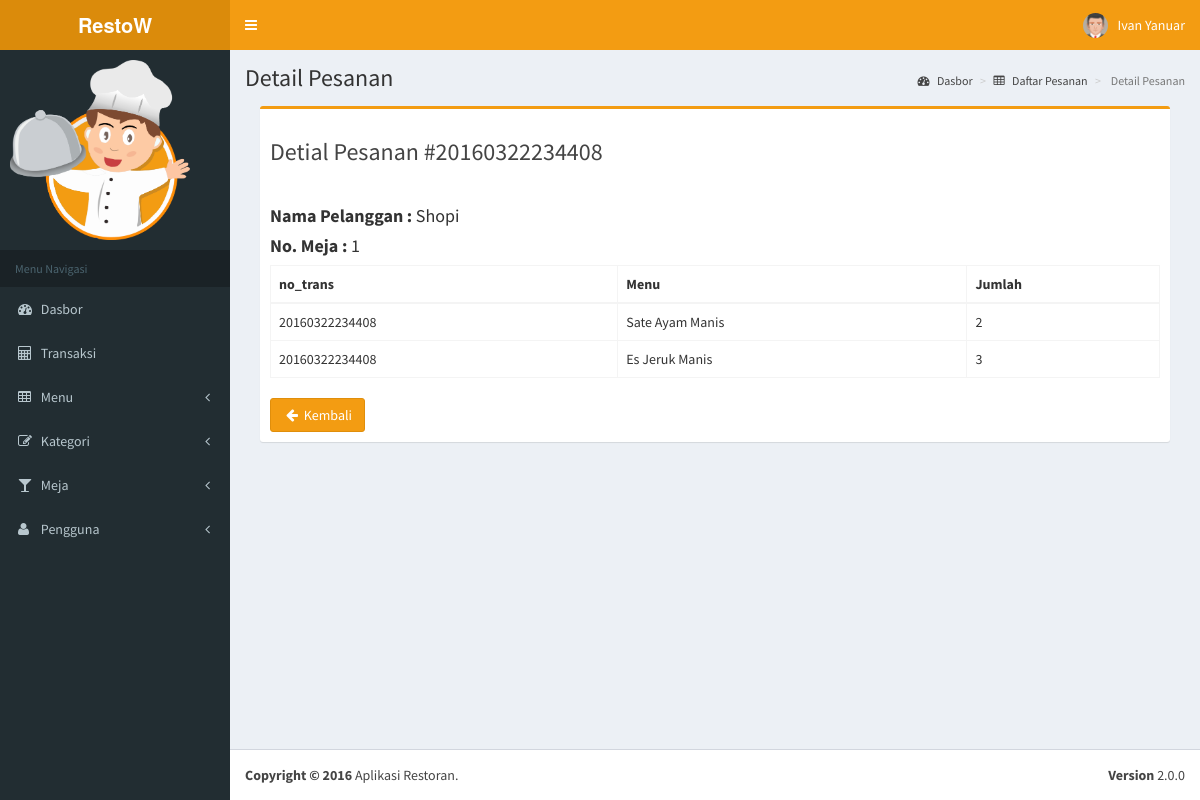
The page /admin/detail.php?no_trans=20160322234408 (signed in) on the database its author committed.
### tables this page shows
CREATE TABLE IF NOT EXISTS `transactions` (
  `no_trans` varchar(20) NOT NULL,
  `date` date NOT NULL,
  `name` varchar(25) NOT NULL,
  `no_table` int(5) NOT NULL,
  `s1` int(1) NOT NULL,
  `s2` int(1) NOT NULL,
  `gtotal` int(10) NOT NULL,
  `pay` int(10) NOT NULL,
  `refund` int(10) NOT NULL
);

CREATE TABLE IF NOT EXISTS `details` (
  `no_trans` varchar(20) NOT NULL,
  `id_menu` int(10) NOT NULL,
  `qty` int(10) NOT NULL
);

CREATE TABLE IF NOT EXISTS `menus` (
  `id_menu` int(10) NOT NULL,
  `nm_menu` varchar(50) NOT NULL,
  `image` varchar(255) NOT NULL,
  `id_category` int(10) NOT NULL,
  `stock` int(10) NOT NULL,
  `price` int(10) NOT NULL
);

### class/dbconfig.php (called while the page is built, shortened)
<?php
  class Database
  {
        ?>
        <?php
    public function is_logged_in()
    {
      if(isset($_SESSION['username']))
      {
        return true;
      }
    }
  }
?>

### class/transaction.php (called while the page is built, shortened)
<?php
  require_once 'dbconfig.php';
  class Transaction extends Database
  {
    private $conn;
    public function __construct()
    {
      $db = $this->dbConnection();
      $this->conn = $db;
    }
    public function getDetail($no_trans)
    {
      $stmt = $this->conn->prepare("SELECT * FROM details WHERE no_trans = :no_trans");
      $stmt->execute(array(":no_trans" => $no_trans));
      return $stmt;
    }
    public function getTransaction($no_trans)
    {
      $stmt = $this->conn->prepare("SELECT * FROM transactions WHERE no_trans = :no_trans");
      $stmt->execute(array(":no_trans" => $no_trans));
      return $stmt;
    }
  }
?>

### class/menu.php (called while the page is built, shortened)
<?php
  require_once('dbconfig.php');
  class Menu extends Database
  {
    private $conn;
    public function __construct()
    {
      $db = $this->dbConnection();
      $this->conn = $db;
    }
    public function getMenu($id_menu)
    {
      $stmt = $this->conn->prepare("SELECT * FROM menus WHERE id_menu = :id_menu");
      $stmt->execute(array(":id_menu" => $id_menu));
      return $stmt;
    }
  }
?>

### admin/detail.php (the view)
<?php
  require_once '../class/transaction.php';
  require_once '../class/menu.php';
  $trans = new Transaction();
  $menu = new Menu();
  if(!$trans->is_logged_in())
  {
    header('location: login.php');
  }else{
    if(isset($_GET['no_trans'])){
      include_once('core/head.php');
      include_once('core/header.php');
      include_once('core/sidebar.php');
      $no_trans = $_GET['no_trans'];
      $stmt = $trans->getTransaction($no_trans);
      $r = $stmt->fetch(PDO::FETCH_ASSOC);
?>
      <div class="content-wrapper" style="min-height:901px;">
        <section class="content-header">
          <h1>
            Detail Pesanan
          </h1>
          <ol class="breadcrumb">
            <li><a href="index.php"><i class="fa fa-dashboard"></i> Dasbor</a></li>
            <li><a href="order.php"><i class="fa fa-table"></i> Daftar Pesanan</a></li>
            <li class="active"><i class="fa fa-detail"></i> Detail Pesanan</li>
          </ol>
        </section>
        <section class="content">
          <div class="col-lg-12">
            <div class="box box-warning">
              <div class="box-header">
                <h3>Detial Pesanan #<?= $r['no_trans']; ?></h3>
              </div>
              <div class="box-body table-responsive">
                <h4><b>Nama Pelanggan : </b><?= $r['name']; ?></h4>
                <h4><b>No. Meja : </b><?= $r['no_table']; ?></h4>
                <table class="table table-bordered">
                  <thead>
                    <tr>
                      <th>no_trans</th>
                      <th>Menu</th>
                      <th>Jumlah</th>
                    </tr>
                  </thead>
                  <tbody>
                    <?php
                      $stmt1 = $trans->getDetail($no_trans);
                      if($stmt1->rowCount() > 0)
                      {
                        while($row = $stmt1->fetch(PDO::FETCH_ASSOC))
                        {
                          $stmt2 = $menu->getMenu($row['id_menu']);
                          $ro = $stmt2->fetch(PDO::FETCH_ASSOC);
                        ?>
                          <tr>
                            <td><?= $row['no_trans']; ?></td>
                            <td><?= $ro['nm_menu']; ?></td>
                            <td><?= $row['qty']; ?></td>
                          </tr>
                        <?php
                        }
                      }else{
                        ?>
                          <tr>
                            <td colspan="6" align="center">Tidak ada data untuk ditampilkan.</td>
                          </tr>
                    <?php } ?>
                  </tbody>
                </table>
                <br>
                <a role="button" class="btn btn-warning" href="order.php"><i class="fa fa-fw fa-arrow-left"></i> Kembali</a>
              </div>
            </div>
          </div>
        </section>
      </div>
<?php
      include_once('core/footer.php');
    }else{
      echo "<script>
        location.href='order.php';
      </script>";
    }
  }
?>

### rows shown on the page
transactions: no_trans "20160322234408", name "Shopi", no_table "1"
details: no_trans "20160322234408", id_menu.nm_menu "Sate Ayam Manis", qty "2"
details: no_trans "20160322234408", id_menu.nm_menu "Es Jeruk Manis", qty "3"

### other values the page prints
$user->nm_user() "Ivan Yanuar"
